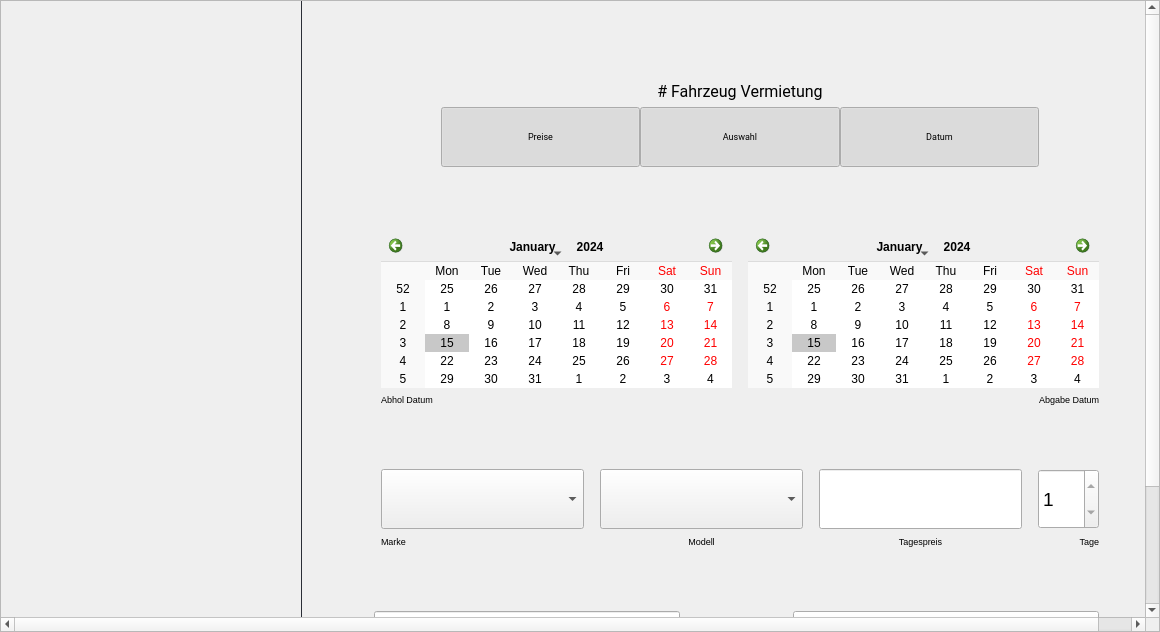
<?xml version="1.0" encoding="UTF-8"?>
<ui version="4.0">
 <class>RentFormular</class>
 <widget class="QWidget" name="RentFormular">
  <property name="geometry">
   <rect>
    <x>0</x>
    <y>0</y>
    <width>1160</width>
    <height>632</height>
   </rect>
  </property>
  <property name="windowTitle">
   <string>Form</string>
  </property>
  <property name="styleSheet">
   <string notr="true">#widget_5 {
	border-left: 1px solid rgb(42, 46, 54);
}</string>
  </property>
  <layout class="QHBoxLayout" name="horizontalLayout_3">
   <property name="spacing">
    <number>0</number>
   </property>
   <property name="leftMargin">
    <number>0</number>
   </property>
   <property name="topMargin">
    <number>0</number>
   </property>
   <property name="rightMargin">
    <number>0</number>
   </property>
   <property name="bottomMargin">
    <number>0</number>
   </property>
   <item>
    <widget class="QScrollArea" name="scrollArea">
     <property name="widgetResizable">
      <bool>true</bool>
     </property>
     <widget class="QWidget" name="scrollAreaWidgetContents">
      <property name="geometry">
       <rect>
        <x>0</x>
        <y>-201</y>
        <width>1178</width>
        <height>831</height>
       </rect>
      </property>
      <layout class="QHBoxLayout" name="horizontalLayout_4">
       <property name="spacing">
        <number>0</number>
       </property>
       <property name="leftMargin">
        <number>0</number>
       </property>
       <property name="topMargin">
        <number>0</number>
       </property>
       <property name="rightMargin">
        <number>0</number>
       </property>
       <property name="bottomMargin">
        <number>0</number>
       </property>
       <item>
        <widget class="QSplitter" name="splitter">
         <property name="minimumSize">
          <size>
           <width>300</width>
           <height>0</height>
          </size>
         </property>
         <property name="maximumSize">
          <size>
           <width>16777215</width>
           <height>16777215</height>
          </size>
         </property>
         <property name="orientation">
          <enum>Qt::Orientation::Vertical</enum>
         </property>
         <property name="handleWidth">
          <number>1</number>
         </property>
         <widget class="DayPrice" name="dayPrice" native="true">
          <property name="minimumSize">
           <size>
            <width>0</width>
            <height>0</height>
           </size>
          </property>
          <property name="maximumSize">
           <size>
            <width>16777215</width>
            <height>16777215</height>
           </size>
          </property>
          <property name="styleSheet">
           <string notr="true"/>
          </property>
         </widget>
         <widget class="RentCustomerWidget" name="rentCustomerWidget" native="true">
          <property name="maximumSize">
           <size>
            <width>16777215</width>
            <height>16777215</height>
           </size>
          </property>
          <property name="styleSheet">
           <string notr="true"/>
          </property>
         </widget>
        </widget>
       </item>
       <item>
        <widget class="QWidget" name="widget_5" native="true">
         <layout class="QVBoxLayout" name="verticalLayout">
          <property name="spacing">
           <number>32</number>
          </property>
          <property name="leftMargin">
           <number>64</number>
          </property>
          <property name="topMargin">
           <number>64</number>
          </property>
          <property name="rightMargin">
           <number>64</number>
          </property>
          <property name="bottomMargin">
           <number>64</number>
          </property>
          <item>
           <widget class="QWidget" name="widget_4" native="true">
            <layout class="QGridLayout" name="gridLayout_4">
             <property name="leftMargin">
              <number>16</number>
             </property>
             <property name="topMargin">
              <number>16</number>
             </property>
             <property name="rightMargin">
              <number>16</number>
             </property>
             <property name="bottomMargin">
              <number>16</number>
             </property>
             <property name="horizontalSpacing">
              <number>16</number>
             </property>
             <item row="0" column="0">
              <spacer name="horizontalSpacer_2">
               <property name="orientation">
                <enum>Qt::Orientation::Horizontal</enum>
               </property>
               <property name="sizeType">
                <enum>QSizePolicy::Policy::Fixed</enum>
               </property>
               <property name="sizeHint" stdset="0">
                <size>
                 <width>60</width>
                 <height>20</height>
                </size>
               </property>
              </spacer>
             </item>
             <item row="0" column="2">
              <spacer name="horizontalSpacer_3">
               <property name="orientation">
                <enum>Qt::Orientation::Horizontal</enum>
               </property>
               <property name="sizeType">
                <enum>QSizePolicy::Policy::Fixed</enum>
               </property>
               <property name="sizeHint" stdset="0">
                <size>
                 <width>60</width>
                 <height>20</height>
                </size>
               </property>
              </spacer>
             </item>
             <item row="0" column="1">
              <widget class="QLabel" name="label">
               <property name="font">
                <font>
                 <family>Roboto</family>
                 <pointsize>12</pointsize>
                </font>
               </property>
               <property name="text">
                <string># Fahrzeug Vermietung</string>
               </property>
               <property name="textFormat">
                <enum>Qt::TextFormat::MarkdownText</enum>
               </property>
               <property name="alignment">
                <set>Qt::AlignmentFlag::AlignCenter</set>
               </property>
              </widget>
             </item>
             <item row="1" column="1">
              <layout class="QHBoxLayout" name="horizontalLayout_2">
               <item>
                <widget class="IconButton" name="btnRent_4">
                 <property name="minimumSize">
                  <size>
                   <width>60</width>
                   <height>60</height>
                  </size>
                 </property>
                 <property name="maximumSize">
                  <size>
                   <width>16777215</width>
                   <height>60</height>
                  </size>
                 </property>
                 <property name="font">
                  <font>
                   <family>Roboto</family>
                   <pointsize>7</pointsize>
                  </font>
                 </property>
                 <property name="text">
                  <string>Preise</string>
                 </property>
                 <property name="iconSize">
                  <size>
                   <width>32</width>
                   <height>32</height>
                  </size>
                 </property>
                 <property name="checkable">
                  <bool>true</bool>
                 </property>
                 <property name="checked">
                  <bool>true</bool>
                 </property>
                 <property name="pixmap" stdset="0">
                  <pixmap resource="../assets/ressources.qrc">:/icons/euro.png</pixmap>
                 </property>
                </widget>
               </item>
               <item>
                <widget class="IconButton" name="btnRent_2">
                 <property name="minimumSize">
                  <size>
                   <width>60</width>
                   <height>60</height>
                  </size>
                 </property>
                 <property name="maximumSize">
                  <size>
                   <width>16777215</width>
                   <height>60</height>
                  </size>
                 </property>
                 <property name="font">
                  <font>
                   <family>Roboto</family>
                   <pointsize>7</pointsize>
                  </font>
                 </property>
                 <property name="text">
                  <string>Auswahl</string>
                 </property>
                 <property name="iconSize">
                  <size>
                   <width>32</width>
                   <height>32</height>
                  </size>
                 </property>
                 <property name="checkable">
                  <bool>true</bool>
                 </property>
                 <property name="checked">
                  <bool>true</bool>
                 </property>
                 <property name="pixmap" stdset="0">
                  <pixmap resource="../assets/ressources.qrc">:/icons/auswahl.png</pixmap>
                 </property>
                </widget>
               </item>
               <item>
                <widget class="IconButton" name="btnRent_3">
                 <property name="minimumSize">
                  <size>
                   <width>60</width>
                   <height>60</height>
                  </size>
                 </property>
                 <property name="maximumSize">
                  <size>
                   <width>16777215</width>
                   <height>60</height>
                  </size>
                 </property>
                 <property name="font">
                  <font>
                   <family>Roboto</family>
                   <pointsize>7</pointsize>
                  </font>
                 </property>
                 <property name="text">
                  <string>Datum</string>
                 </property>
                 <property name="iconSize">
                  <size>
                   <width>32</width>
                   <height>32</height>
                  </size>
                 </property>
                 <property name="checkable">
                  <bool>true</bool>
                 </property>
                 <property name="checked">
                  <bool>true</bool>
                 </property>
                 <property name="pixmap" stdset="0">
                  <pixmap resource="../assets/ressources.qrc">:/icons/calendar.png</pixmap>
                 </property>
                </widget>
               </item>
              </layout>
             </item>
            </layout>
           </widget>
          </item>
          <item>
           <widget class="QWidget" name="widget_3" native="true">
            <layout class="QGridLayout" name="gridLayout_3">
             <property name="leftMargin">
              <number>16</number>
             </property>
             <property name="topMargin">
              <number>16</number>
             </property>
             <property name="rightMargin">
              <number>16</number>
             </property>
             <property name="bottomMargin">
              <number>16</number>
             </property>
             <property name="horizontalSpacing">
              <number>16</number>
             </property>
             <item row="0" column="0">
              <widget class="QCalendarWidget" name="cwFrom">
               <property name="minimumSize">
                <size>
                 <width>351</width>
                 <height>0</height>
                </size>
               </property>
               <property name="styleSheet">
                <string notr="true">QToolButton::menu-indicator{
	border: none;
	qproperty-image: none;
	image: none;
}

#qt_calendar_prevmonth {
	border: none;
qproperty-icon: none;
	image: url(:/icons/chev_l.png);
}

#qt_calendar_prevmonth::hover {
	background: rgba(0,0,0,10);
}

#qt_calendar_nextmonth {
	border: none;
qproperty-icon: none;
	image: url(:/icons/chev_r.png);
}

#qt_calendar_yearbutton {
	border: none;
	qproperty-image: none;
	image: none;
}

#qt_calendar_monthbutton {
	border: none;
	qproperty-image: none;
	image: none;
}


/* Kalender-Hauptbereich */
QCalendarWidget {
    background-color: white;
    border: 1px solid rgba(0, 0, 0, 30);
    border-radius: 6px;
}

/* Navigation (Monat/Jahr oben) */
QCalendarWidget QWidget#qt_calendar_navigationbar {
    background-color: transparent;
    border-bottom: 1px solid rgba(0, 0, 0, 20);
}

/* Monat und Jahr Label */
QCalendarWidget QToolButton {
    background: transparent;
    color: black;
    font-weight: bold;
    padding: 4px;
    margin: 2px;
    border-radius: 4px;
}

QCalendarWidget QToolButton:hover {
    background-color: rgba(0, 0, 0, 10);
}

QCalendarWidget QToolButton:pressed {
    background-color: rgba(0, 0, 0, 20);
}

/* Pfeil-Buttons links/rechts */
QCalendarWidget QAbstractButton {
    border: none;
}

/* Wochentage (Mo, Di, ...) */
QCalendarWidget QHeaderView {
    background-color: transparent;
}

QCalendarWidget QTableView {
    selection-background-color: rgba(0, 0, 0, 20);
    selection-color: black;
    gridline-color: rgba(0, 0, 0, 10);
    outline: none;
}

/* Tage im Kalender */
QCalendarWidget QAbstractItemView {
    background-color: white;
    alternate-background-color: #f9f9f9;
    color: black;
    selection-background-color: rgba(0, 0, 0, 20);
    selection-color: black;
}

/* Heute-Markierung */
QCalendarWidget QAbstractItemView::item {
    border-radius: 4px;
    padding: 4px;
}

QCalendarWidget QAbstractItemView::item:enabled:selected {
    background-color: rgba(0, 0, 0, 20);
    color: black;
}

QCalendarWidget QAbstractItemView::item:hover {
    background-color: rgba(0, 0, 0, 10);
}
</string>
               </property>
              </widget>
             </item>
             <item row="3" column="1">
              <widget class="QLabel" name="markeLabel_5">
               <property name="font">
                <font>
                 <pointsize>7</pointsize>
                </font>
               </property>
               <property name="text">
                <string>Abgabe Datum</string>
               </property>
               <property name="alignment">
                <set>Qt::AlignmentFlag::AlignRight|Qt::AlignmentFlag::AlignTrailing|Qt::AlignmentFlag::AlignVCenter</set>
               </property>
              </widget>
             </item>
             <item row="0" column="1">
              <widget class="QCalendarWidget" name="cwTo">
               <property name="minimumSize">
                <size>
                 <width>351</width>
                 <height>0</height>
                </size>
               </property>
               <property name="styleSheet">
                <string notr="true">QToolButton::menu-indicator{
	border: none;
	qproperty-image: none;
	image: none;
}

#qt_calendar_prevmonth {
	border: none;
qproperty-icon: none;
	image: url(:/icons/chev_l.png);
}

#qt_calendar_prevmonth::hover {
	background: rgba(0,0,0,10);
}

#qt_calendar_nextmonth {
	border: none;
qproperty-icon: none;
	image: url(:/icons/chev_r.png);
}

#qt_calendar_yearbutton {
	border: none;
	qproperty-image: none;
	image: none;
}

#qt_calendar_monthbutton {
	border: none;
	qproperty-image: none;
	image: none;
}


/* Kalender-Hauptbereich */
QCalendarWidget {
    background-color: white;
    border: 1px solid rgba(0, 0, 0, 30);
    border-radius: 6px;
}

/* Navigation (Monat/Jahr oben) */
QCalendarWidget QWidget#qt_calendar_navigationbar {
    background-color: transparent;
    border-bottom: 1px solid rgba(0, 0, 0, 20);
}

/* Monat und Jahr Label */
QCalendarWidget QToolButton {
    background: transparent;
    color: black;
    font-weight: bold;
    padding: 4px;
    margin: 2px;
    border-radius: 4px;
}

QCalendarWidget QToolButton:hover {
    background-color: rgba(0, 0, 0, 10);
}

QCalendarWidget QToolButton:pressed {
    background-color: rgba(0, 0, 0, 20);
}

/* Pfeil-Buttons links/rechts */
QCalendarWidget QAbstractButton {
    border: none;
}

/* Wochentage (Mo, Di, ...) */
QCalendarWidget QHeaderView {
    background-color: transparent;
}

QCalendarWidget QTableView {
    selection-background-color: rgba(0, 0, 0, 20);
    selection-color: black;
    gridline-color: rgba(0, 0, 0, 10);
    outline: none;
}

/* Tage im Kalender */
QCalendarWidget QAbstractItemView {
    background-color: white;
    alternate-background-color: #f9f9f9;
    color: black;
    selection-background-color: rgba(0, 0, 0, 20);
    selection-color: black;
}

/* Heute-Markierung */
QCalendarWidget QAbstractItemView::item {
    border-radius: 4px;
    padding: 4px;
}

QCalendarWidget QAbstractItemView::item:enabled:selected {
    background-color: rgba(0, 0, 0, 20);
    color: black;
}

QCalendarWidget QAbstractItemView::item:hover {
    background-color: rgba(0, 0, 0, 10);
}
</string>
               </property>
               <property name="gridVisible">
                <bool>false</bool>
               </property>
               <property name="navigationBarVisible">
                <bool>true</bool>
               </property>
               <property name="dateEditEnabled">
                <bool>true</bool>
               </property>
              </widget>
             </item>
             <item row="3" column="0">
              <widget class="QLabel" name="markeLabel_4">
               <property name="font">
                <font>
                 <pointsize>7</pointsize>
                </font>
               </property>
               <property name="text">
                <string>Abhol Datum</string>
               </property>
              </widget>
             </item>
            </layout>
           </widget>
          </item>
          <item>
           <widget class="QWidget" name="widget" native="true">
            <property name="minimumSize">
             <size>
              <width>0</width>
              <height>110</height>
             </size>
            </property>
            <property name="maximumSize">
             <size>
              <width>16777215</width>
              <height>110</height>
             </size>
            </property>
            <layout class="QGridLayout" name="gridLayout" columnstretch="1,1,1,0">
             <property name="leftMargin">
              <number>16</number>
             </property>
             <property name="topMargin">
              <number>16</number>
             </property>
             <property name="rightMargin">
              <number>16</number>
             </property>
             <property name="bottomMargin">
              <number>16</number>
             </property>
             <property name="horizontalSpacing">
              <number>16</number>
             </property>
             <item row="0" column="0">
              <widget class="QComboBox" name="cbBrand">
               <property name="minimumSize">
                <size>
                 <width>0</width>
                 <height>60</height>
                </size>
               </property>
               <property name="maximumSize">
                <size>
                 <width>16777215</width>
                 <height>60</height>
                </size>
               </property>
               <property name="font">
                <font>
                 <pointsize>14</pointsize>
                </font>
               </property>
              </widget>
             </item>
             <item row="0" column="1">
              <widget class="QComboBox" name="cbModel">
               <property name="minimumSize">
                <size>
                 <width>0</width>
                 <height>60</height>
                </size>
               </property>
               <property name="maximumSize">
                <size>
                 <width>16777215</width>
                 <height>60</height>
                </size>
               </property>
               <property name="font">
                <font>
                 <pointsize>14</pointsize>
                </font>
               </property>
               <property name="styleSheet">
                <string notr="true"/>
               </property>
              </widget>
             </item>
             <item row="0" column="2">
              <widget class="QLineEdit" name="lePricePerDay">
               <property name="minimumSize">
                <size>
                 <width>0</width>
                 <height>60</height>
                </size>
               </property>
               <property name="maximumSize">
                <size>
                 <width>16777215</width>
                 <height>60</height>
                </size>
               </property>
               <property name="font">
                <font>
                 <pointsize>14</pointsize>
                </font>
               </property>
               <property name="maxLength">
                <number>16</number>
               </property>
               <property name="readOnly">
                <bool>true</bool>
               </property>
              </widget>
             </item>
             <item row="0" column="3">
              <widget class="QSpinBox" name="sbDays">
               <property name="minimumSize">
                <size>
                 <width>0</width>
                 <height>60</height>
                </size>
               </property>
               <property name="maximumSize">
                <size>
                 <width>16777215</width>
                 <height>60</height>
                </size>
               </property>
               <property name="font">
                <font>
                 <pointsize>14</pointsize>
                </font>
               </property>
               <property name="readOnly">
                <bool>true</bool>
               </property>
               <property name="minimum">
                <number>1</number>
               </property>
               <property name="maximum">
                <number>100</number>
               </property>
              </widget>
             </item>
             <item row="1" column="0">
              <widget class="QLabel" name="markeLabel">
               <property name="font">
                <font>
                 <pointsize>7</pointsize>
                </font>
               </property>
               <property name="text">
                <string>Marke</string>
               </property>
              </widget>
             </item>
             <item row="1" column="1">
              <widget class="QLabel" name="modellLabel">
               <property name="font">
                <font>
                 <pointsize>7</pointsize>
                </font>
               </property>
               <property name="text">
                <string>Modell</string>
               </property>
               <property name="alignment">
                <set>Qt::AlignmentFlag::AlignCenter</set>
               </property>
              </widget>
             </item>
             <item row="1" column="2">
              <widget class="QLabel" name="tagespreisLabel">
               <property name="font">
                <font>
                 <pointsize>7</pointsize>
                </font>
               </property>
               <property name="text">
                <string>Tagespreis</string>
               </property>
               <property name="alignment">
                <set>Qt::AlignmentFlag::AlignCenter</set>
               </property>
              </widget>
             </item>
             <item row="1" column="3">
              <widget class="QLabel" name="tageLabel">
               <property name="font">
                <font>
                 <pointsize>7</pointsize>
                </font>
               </property>
               <property name="text">
                <string>Tage</string>
               </property>
               <property name="alignment">
                <set>Qt::AlignmentFlag::AlignRight|Qt::AlignmentFlag::AlignTrailing|Qt::AlignmentFlag::AlignVCenter</set>
               </property>
              </widget>
             </item>
            </layout>
           </widget>
          </item>
          <item>
           <widget class="QWidget" name="widget_2" native="true">
            <property name="minimumSize">
             <size>
              <width>0</width>
              <height>110</height>
             </size>
            </property>
            <property name="maximumSize">
             <size>
              <width>16777215</width>
              <height>110</height>
             </size>
            </property>
            <layout class="QGridLayout" name="gridLayout_2" columnstretch="1,0,1">
             <property name="topMargin">
              <number>16</number>
             </property>
             <property name="rightMargin">
              <number>16</number>
             </property>
             <property name="bottomMargin">
              <number>16</number>
             </property>
             <property name="horizontalSpacing">
              <number>16</number>
             </property>
             <item row="0" column="0">
              <widget class="QLineEdit" name="leCustomerID">
               <property name="minimumSize">
                <size>
                 <width>0</width>
                 <height>60</height>
                </size>
               </property>
               <property name="maximumSize">
                <size>
                 <width>16777215</width>
                 <height>60</height>
                </size>
               </property>
               <property name="font">
                <font>
                 <pointsize>24</pointsize>
                </font>
               </property>
               <property name="readOnly">
                <bool>true</bool>
               </property>
              </widget>
             </item>
             <item row="0" column="1">
              <layout class="QHBoxLayout" name="horizontalLayout" stretch="0,2">
               <property name="spacing">
                <number>6</number>
               </property>
               <item>
                <widget class="QLabel" name="lblTotalPrice">
                 <property name="font">
                  <font>
                   <family>Roboto</family>
                   <pointsize>24</pointsize>
                  </font>
                 </property>
                 <property name="text">
                  <string>0.00</string>
                 </property>
                 <property name="alignment">
                  <set>Qt::AlignmentFlag::AlignRight|Qt::AlignmentFlag::AlignTrailing|Qt::AlignmentFlag::AlignVCenter</set>
                 </property>
                </widget>
               </item>
               <item>
                <widget class="QLabel" name="label_5">
                 <property name="font">
                  <font>
                   <family>Roboto</family>
                   <pointsize>16</pointsize>
                  </font>
                 </property>
                 <property name="text">
                  <string>€</string>
                 </property>
                </widget>
               </item>
              </layout>
             </item>
             <item row="1" column="0">
              <widget class="QLabel" name="markeLabel_2">
               <property name="font">
                <font>
                 <pointsize>7</pointsize>
                </font>
               </property>
               <property name="text">
                <string>Kundennummer</string>
               </property>
              </widget>
             </item>
             <item row="1" column="1">
              <widget class="QLabel" name="markeLabel_6">
               <property name="font">
                <font>
                 <pointsize>7</pointsize>
                </font>
               </property>
               <property name="text">
                <string>Gesamtpreis</string>
               </property>
               <property name="alignment">
                <set>Qt::AlignmentFlag::AlignCenter</set>
               </property>
              </widget>
             </item>
             <item row="0" column="2">
              <widget class="IconButton" name="btnRent">
               <property name="minimumSize">
                <size>
                 <width>60</width>
                 <height>60</height>
                </size>
               </property>
               <property name="maximumSize">
                <size>
                 <width>16777215</width>
                 <height>111</height>
                </size>
               </property>
               <property name="font">
                <font>
                 <family>Roboto</family>
                 <pointsize>7</pointsize>
                </font>
               </property>
               <property name="text">
                <string>An den Kunden Vermieten</string>
               </property>
               <property name="iconSize">
                <size>
                 <width>32</width>
                 <height>32</height>
                </size>
               </property>
               <property name="checkable">
                <bool>false</bool>
               </property>
               <property name="pixmap" stdset="0">
                <pixmap resource="../assets/ressources.qrc">:/icons/buy.png</pixmap>
               </property>
              </widget>
             </item>
            </layout>
           </widget>
          </item>
         </layout>
        </widget>
       </item>
      </layout>
     </widget>
    </widget>
   </item>
  </layout>
 </widget>
 <customwidgets>
  <customwidget>
   <class>IconButton</class>
   <extends>QPushButton</extends>
   <header>app.widgets.buttons.IconButton</header>
  </customwidget>
  <customwidget>
   <class>RentCustomerWidget</class>
   <extends>QWidget</extends>
   <header>app.widgets.RentCustomerWidget</header>
   <container>1</container>
  </customwidget>
  <customwidget>
   <class>DayPrice</class>
   <extends>QWidget</extends>
   <header>app.widgets.DayPrice</header>
   <container>1</container>
  </customwidget>
 </customwidgets>
 <resources>
  <include location="../assets/ressources.qrc"/>
 </resources>
 <connections>
  <connection>
   <sender>btnRent_4</sender>
   <signal>clicked(bool)</signal>
   <receiver>dayPrice</receiver>
   <slot>setVisible(bool)</slot>
   <hints>
    <hint type="sourcelabel">
     <x>508</x>
     <y>152</y>
    </hint>
    <hint type="destinationlabel">
     <x>237</x>
     <y>255</y>
    </hint>
   </hints>
  </connection>
  <connection>
   <sender>btnRent_2</sender>
   <signal>clicked(bool)</signal>
   <receiver>widget</receiver>
   <slot>setVisible(bool)</slot>
   <hints>
    <hint type="sourcelabel">
     <x>925</x>
     <y>164</y>
    </hint>
    <hint type="destinationlabel">
     <x>906</x>
     <y>637</y>
    </hint>
   </hints>
  </connection>
  <connection>
   <sender>btnRent_3</sender>
   <signal>clicked(bool)</signal>
   <receiver>widget_3</receiver>
   <slot>setVisible(bool)</slot>
   <hints>
    <hint type="sourcelabel">
     <x>1220</x>
     <y>153</y>
    </hint>
    <hint type="destinationlabel">
     <x>1183</x>
     <y>242</y>
    </hint>
   </hints>
  </connection>
 </connections>
</ui>
